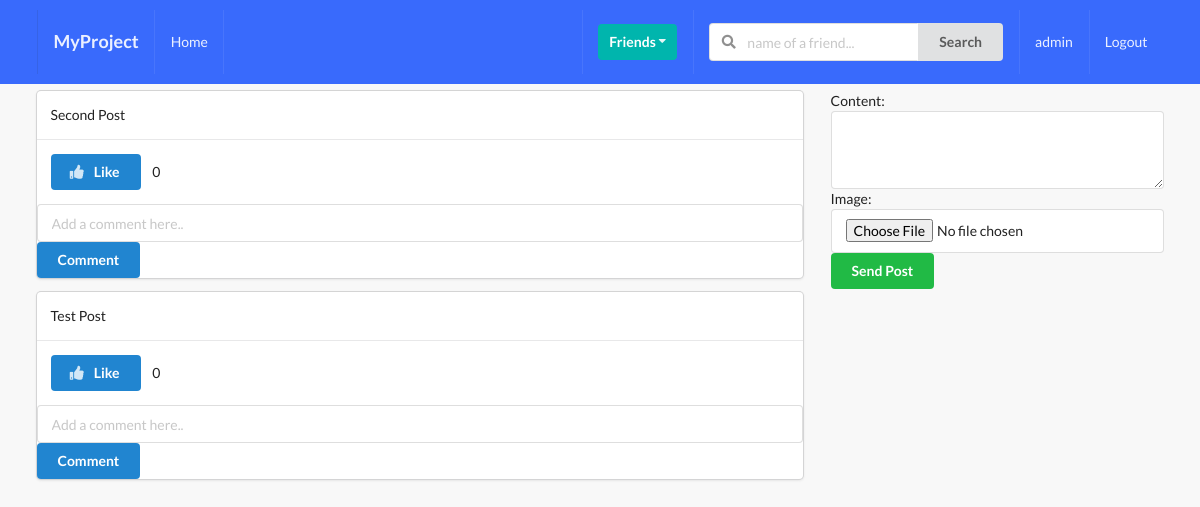
Page /posts/ (signed in) on the earlier database version.
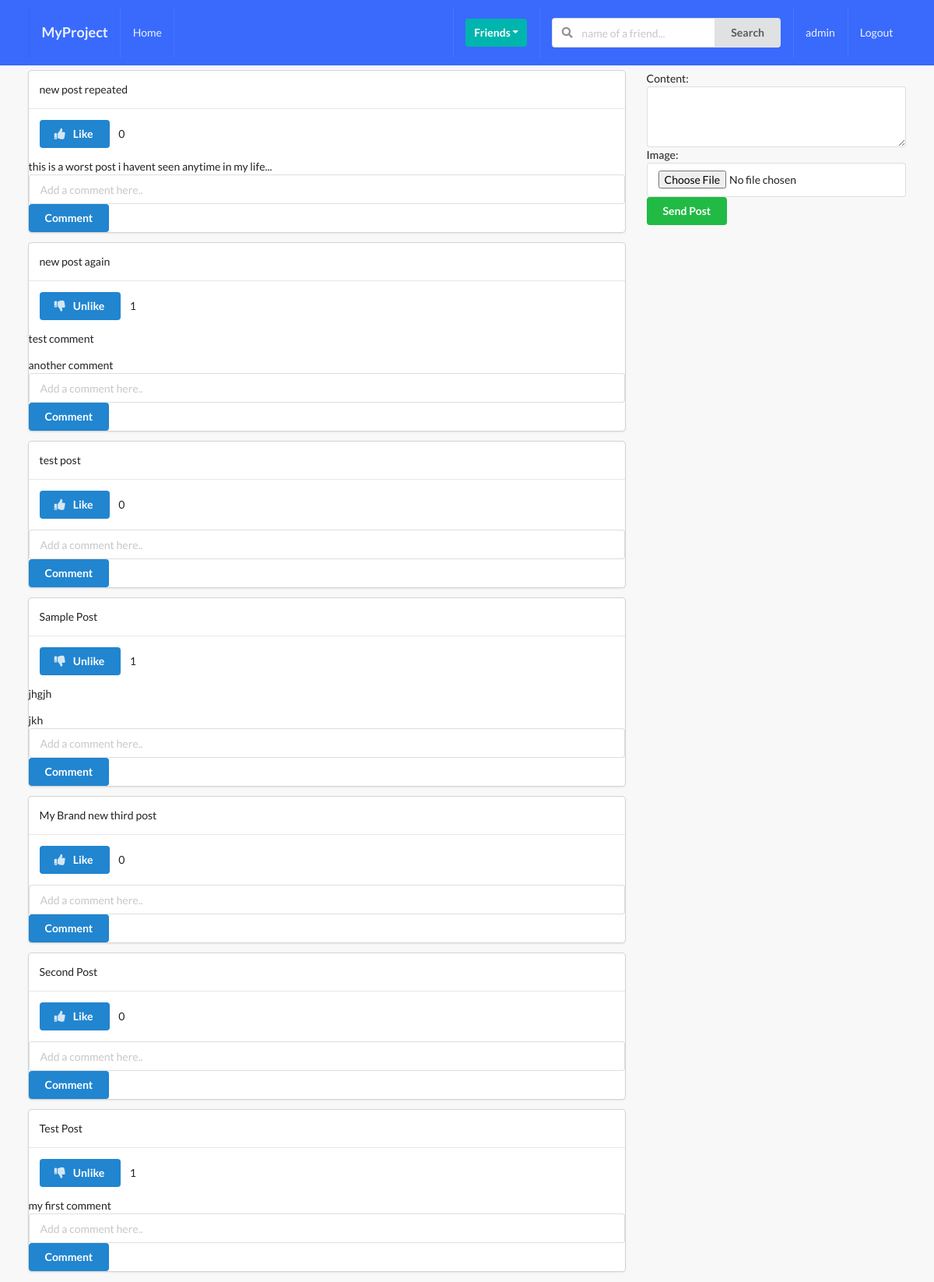
Same page on the later database version.
### posts/models.py (models this page shows, shortened)
class Post(models.Model):
    content = models.TextField()
    image = models.ImageField(upload_to='posts',blank=True, validators=[FileExtensionValidator(['png','jpg','jpeg'])])
    liked = models.ManyToManyField(Profile, blank=True,related_name='likes')
    updated = models.DateTimeField(auto_now=True)
    created = models.DateTimeField(auto_now_add=True)
    author = models.ForeignKey(Profile, on_delete=models.CASCADE, related_name='posts')
    def number_of_likes(self):
        return self.liked.all().count()
    class Meta:
        ordering = ('-created',)

class Comment(models.Model):
    user = models.ForeignKey(Profile,on_delete=models.CASCADE)
    post = models.ForeignKey(Post, on_delete=models.CASCADE)
    body = models.TextField(max_length=300)
    updated = models.DateTimeField(auto_now=True)
    created = models.DateTimeField(auto_now_add=True)

### posts/views.py (the view, shortened to what this page needs)
# urls.py: path('posts/', all_posts, name='all-posts'),
def all_posts(request):
    qs = Post.objects.all()
    profile = Profile.objects.get(user=request.user)
    p_form = PostModelForm()
    c_form = CommentModelForm()
    post_added = False
    context = {
        'qs':qs,
        'profile':profile,
        'p_form': p_form,
        'c_form': c_form,
        'post_added': post_added,
    }
    return render(request, 'posts/main.html', context)

### posts/forms.py
class PostModelForm(forms.ModelForm):
    content = forms.CharField(widget=forms.Textarea(attrs={'rows': 3}))
    class Meta:
        model = Post
        fields = ('content', 'image')

class CommentModelForm(forms.ModelForm):
    body = forms.CharField(label='', widget=forms.TextInput({'placeholder' : 'Add a comment here..'}))
    class Meta:
        model = Comment
        fields = ('body',)

### posts/templates/posts/main.html (shortened to what this page needs)
{% extends 'base.html' %}
{% block content %}
<div class="ui grid">
  <div class="row">
    <div class="eleven wide column">
      {% for post in qs %}
      <div class="ui fluid card">
        <div class="content">
          {{ post.content }}
        </div>
        <div class="content">
          <form action="{% url 'posts:like-post-view' %}" method="POST">
          <button type="submit" class="ui primary button">
            {% if profile not in post.liked.all %}
            <i class="thumbs up icon"></i>&nbsp;Like
            {% else %}
            <i class="thumbs down icon"></i>&nbsp;Unlike
            {% endif %}
          </button>
          &nbsp; {{ post.number_of_likes}}
        </form>
        </div>
        <div>
          {% if post.comment_set.all %}
          {% for c in post.comment_set.all %}
          <p>{{ c.body }}</p>
          {% endfor %}
          {% endif %}
        </div>
        <form action="" method="post" class="ui form">
          {{ c_form }}
          <button type="submit" class="ui primary button" name="submit_c_form">Comment</button>
        </form>
      </div>
      {% endfor %}
    </div>
    <div class="five wide column">
      <form action="" method="post" class="ui form">
        {{ p_form }}
        <button type="submit" class="ui button positive" name="submit_p_form">Send Post</button>
      </form>
    </div>
  </div>
</div>
{% endblock %}

Differences in the rows shown:
added Post: content "new post repeated", shows "Like", number_of_likes "0"
added Comment: body "this is a worst post i havent seen anytime in my life...", shown under "new post repeated"
added Post: content "new post again", shows "Unlike", number_of_likes "1"
added Comment: body "test comment", shown under "new post again"
added Comment: body "another comment", shown under "new post again"
added Post: content "test post", shows "Like", number_of_likes "0"
added Post: content "Sample Post", shows "Unlike", number_of_likes "1"
added Comment: body "jhgjh", shown under "Sample Post"
added Comment: body "jkh", shown under "Sample Post"
added Post: content "My Brand new third post", shows "Like", number_of_likes "0"
computed for Post "Test Post": number_of_likes "0" → "1"; text "Like" → "Unlike"
added Comment: body "my first comment", shown under Post "Test Post"
